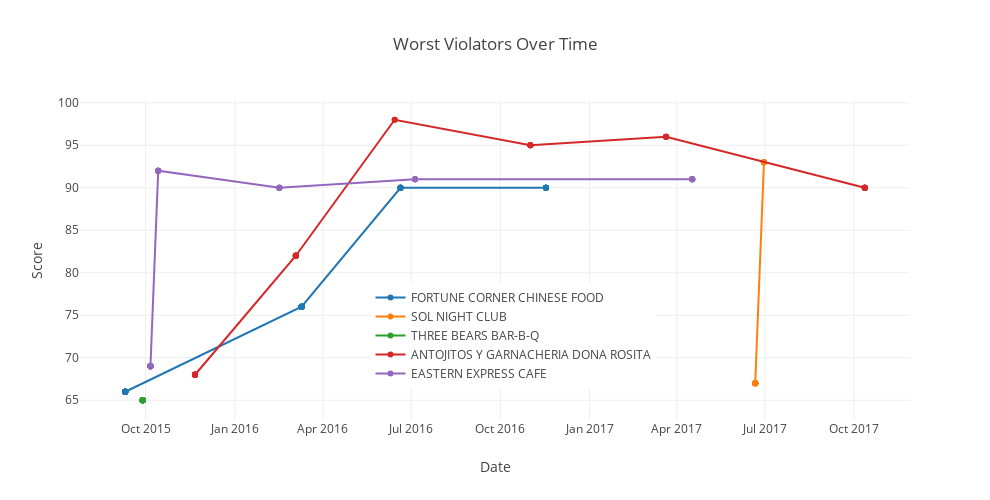

The code cell stored with this chart in its notebook:
### Markdown cell above
#### Plot The Worst Starting Resturants Over Time

### Code cell
init_notebook_mode(connected = True)
trace1 = go.Scatter(
    x = df_merged[df_merged.facility_name =='FORTUNE CORNER CHINESE FOOD'].activity_date,
    y = df_merged[df_merged.facility_name =='FORTUNE CORNER CHINESE FOOD'].score,
    mode = 'lines+markers',
    name = 'FORTUNE CORNER CHINESE FOOD'
)
trace2 = go.Scatter(
    x = df_merged[df_merged.facility_name =='SOL NIGHT CLUB'].activity_date,
    y = df_merged[df_merged.facility_name =='SOL NIGHT CLUB'].score,
    mode = 'lines+markers',
    name = 'SOL NIGHT CLUB'
)
trace3 = go.Scatter(
    x = df_merged[df_merged.facility_name =='THREE BEARS BAR-B-Q'].activity_date,
    y = df_merged[df_merged.facility_name =='THREE BEARS BAR-B-Q'].score,
    mode = 'lines+markers',
    name = 'THREE BEARS BAR-B-Q'
)
trace4 = go.Scatter(
    x = df_merged[df_merged.facility_name =='ANTOJITOS Y GARNACHERIA DONA ROSITA'].activity_date,
    y = df_merged[df_merged.facility_name =='ANTOJITOS Y GARNACHERIA DONA ROSITA'].score,
    mode = 'lines+markers',
    name = 'ANTOJITOS Y GARNACHERIA DONA ROSITA'
)
trace5 = go.Scatter(
    x = df_merged[df_merged.facility_name =='EASTERN EXPRESS CAFE'].activity_date,
    y = df_merged[df_merged.facility_name =='EASTERN EXPRESS CAFE'].score,
    mode = 'lines+markers',
    name = 'EASTERN EXPRESS CAFE'
)
data = [trace1,trace2,trace3,trace4,trace5]
layout = go.Layout(title = 'Worst Violators Over Time',
              xaxis = dict(title = 'Date'),
              yaxis = dict(title = 'Score'),
              width = 990,
              height = 500,
              legend = dict(x =.35, y =.1)
              )
fig = dict(data = data, layout = layout)
iplot(fig, filename = 'resturant')

### Figure 1 — Plotly figure (JSON) as saved in the notebook; plotly's stock layout.template omitted (floating-point values rounded to 4 significant figures)
{"data": [{"mode": "lines+markers", "name": "FORTUNE CORNER CHINESE FOOD", "type": "scatter", "uid": "691e2e6e-916a-11e8-94c5-34363bd04fca", "x": ["2015-09-10", "2015-09-10", "2015-09-10", "2015-09-10", "2015-09-10", "2015-09-10", "2015-09-10", "2015-09-10", "2015-09-10", "2015-09-10", "2015-09-10", "2015-09-10", "2015-09-10", "2015-09-10", "2015-09-10", "2015-09-10", "2015-09-10", "2015-09-10", "2015-09-10", "2015-09-10", "2015-09-10", "2016-03-10", "2016-03-10", "2016-03-10", "2016-03-10", "2016-03-10", "2016-03-10", "2016-03-10", "2016-03-10", "2016-03-10", "2016-03-10", "2016-03-10", "2016-03-10", "2016-03-10", "2016-03-10", "2016-03-10", "2016-03-10", "2016-03-10", "2016-06-20", "2016-06-20", "2016-06-20", "2016-06-20", "2016-06-20", "2016-06-20", "2016-06-20", "2016-06-20", "2016-06-20", "2016-11-17", "2016-11-17", "2016-11-17", "2016-11-17", "2016-11-17", "2016-11-17", "2016-11-17", "2016-11-17"], "y": [66, 66, 66, 66, 66, 66, 66, 66, 66, 66, 66, 66, 66, 66, 66, 66, 66, 66, 66, 66, 66, 76, 76, 76, 76, 76, 76, 76, 76, 76, 76, 76, 76, 76, 76, 76, 76, 76, 90, 90, 90, 90, 90, 90, 90, 90, 90, 90, 90, 90, 90, 90, 90, 90, 90]}, {"mode": "lines+markers", "name": "SOL NIGHT CLUB", "type": "scatter", "uid": "6920e528-916a-11e8-bf69-34363bd04fca", "x": ["2017-06-21", "2017-06-21", "2017-06-21", "2017-06-21", "2017-06-21", "2017-06-21", "2017-06-21", "2017-06-21", "2017-06-21", "2017-06-21", "2017-06-21", "2017-06-21", "2017-06-21", "2017-06-21", "2017-06-21", "2017-06-21", "2017-06-30", "2017-06-30", "2017-06-30", "2017-06-30", "2017-06-30", "2017-06-30"], "y": [67, 67, 67, 67, 67, 67, 67, 67, 67, 67, 67, 67, 67, 67, 67, 67, 93, 93, 93, 93, 93, 93]}, {"mode": "lines+markers", "name": "THREE BEARS BAR-B-Q", "type": "scatter", "uid": "6920eb40-916a-11e8-bfd3-34363bd04fca", "x": ["2015-09-28", "2015-09-28", "2015-09-28", "2015-09-28", "2015-09-28", "2015-09-28", "2015-09-28", "2015-09-28", "2015-09-28", "2015-09-28", "2015-09-28", "2015-09-28", "2015-09-28", "2015-09-28", "2015-09-28", "2015-09-28", "2015-09-28", "2015-09-28", "2015-09-28", "2015-09-28", "2015-09-28", "2015-09-28", "2015-09-28"], "y": [65, 65, 65, 65, 65, 65, 65, 65, 65, 65, 65, 65, 65, 65, 65, 65, 65, 65, 65, 65, 65, 65, 65]}, {"mode": "lines+markers", "name": "ANTOJITOS Y GARNACHERIA DONA ROSITA", "type": "scatter", "uid": "6920edde-916a-11e8-9130-34363bd04fca", "x": ["2015-11-21", "2015-11-21", "2015-11-21", "2015-11-21", "2015-11-21", "2015-11-21", "2015-11-21", "2015-11-21", "2015-11-21", "2015-11-21", "2015-11-21", "2015-11-21", "2015-11-21", "2015-11-21", "2015-11-21", "2015-11-21", "2015-11-21", "2015-11-21", "2015-11-21", "2015-11-21", "2015-11-21", "2015-11-21", "2016-03-04", "2016-03-04", "2016-03-04", "2016-03-04", "2016-03-04", "2016-03-04", "2016-03-04", "2016-03-04", "2016-03-04", "2016-03-04", "2016-06-14", "2016-06-14", "2016-11-01", "2016-11-01", "2016-11-01", "2016-11-01", "2016-11-01", "2017-03-21", "2017-03-21", "2017-03-21", "2017-03-21", "2017-10-12", "2017-10-12", "2017-10-12", "2017-10-12", "2017-10-12", "2017-10-12", "2017-10-12"], "y": [68, 68, 68, 68, 68, 68, 68, 68, 68, 68, 68, 68, 68, 68, 68, 68, 68, 68, 68, 68, 68, 68, 82, 82, 82, 82, 82, 82, 82, 82, 82, 82, 98, 98, 95, 95, 95, 95, 95, 96, 96, 96, 96, 90, 90, 90, 90, 90, 90, 90]}, {"mode": "lines+markers", "name": "EASTERN EXPRESS CAFE", "type": "scatter", "uid": "6920f1da-916a-11e8-9dd9-34363bd04fca", "x": ["2015-10-06", "2015-10-06", "2015-10-06", "2015-10-06", "2015-10-06", "2015-10-06", "2015-10-06", "2015-10-06", "2015-10-06", "2015-10-06", "2015-10-06", "2015-10-06", "2015-10-06", "2015-10-06", "2015-10-06", "2015-10-06", "2015-10-06", "2015-10-06", "2015-10-14", "2015-10-14", "2015-10-14", "2015-10-14", "2015-10-14", "2015-10-14", "2015-10-14", "2016-02-16", "2016-02-16", "2016-02-16", "2016-02-16", "2016-02-16", "2016-02-16", "2016-07-05", "2016-07-05", "2016-07-05", "2016-07-05", "2016-07-05", "2017-04-17", "2017-04-17", "2017-04-17", "2017-04-17", "2017-04-17", "2017-04-17", "2017-04-17"], "y": [69, 69, 69, 69, 69, 69, 69, 69, 69, 69, 69, 69, 69, 69, 69, 69, 69, 69, 92, 92, 92, 92, 92, 92, 92, 90, 90, 90, 90, 90, 90, 91, 91, 91, 91, 91, 91, 91, 91, 91, 91, 91, 91]}], "layout": {"height": 500, "legend": {"x": 0.35, "y": 0.1}, "title": "Worst Violators Over Time", "width": 990, "xaxis": {"title": "Date"}, "yaxis": {"title": "Score"}}}
